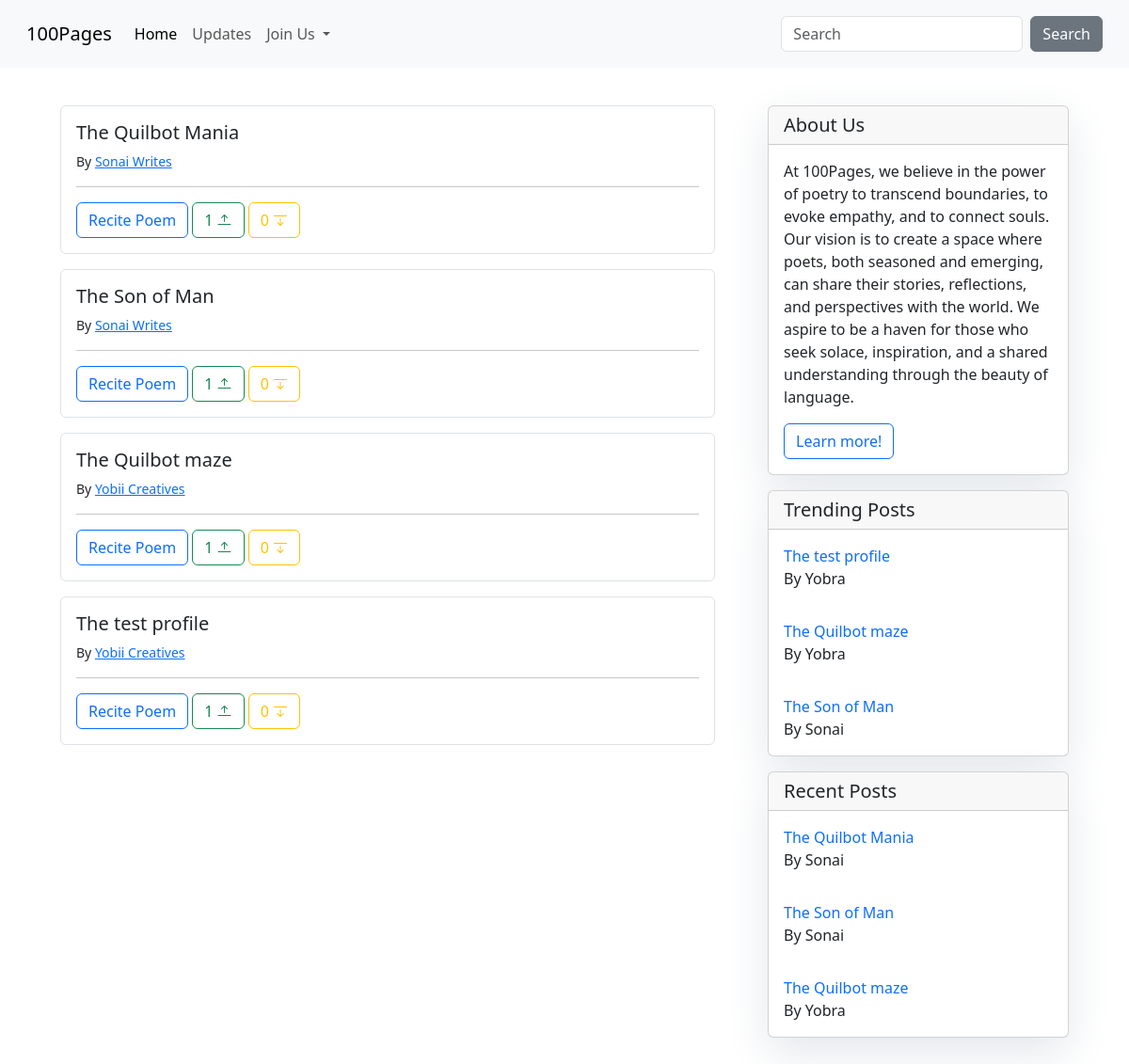
Page /blog/posts/ on the committed database.
### blog/models.py (models this page shows, shortened)
class Posts(models.Model):
    title = models.CharField(max_length=100)
    subtitle = models.CharField(max_length=100)
    author = models.ForeignKey(User, on_delete=models.CASCADE)
    avatar = models.ImageField(default='default.jpeg', upload_to='profile_pics/')
    post = models.TextField()
    created_on = models.DateTimeField(auto_now=True)
    updated_on = models.DateTimeField(auto_now=True)
    upvotes = models.IntegerField(default=0)
    downvotes = models.IntegerField(default=0)
    class Meta:
        ordering = ['-created_on']

### users/models.py (models this page shows, shortened)
class Profile(models.Model):
    user = models.OneToOneField(User, on_delete=models.CASCADE)
    dp = models.ImageField(default='default.jpeg', upload_to='profile_pics')
    stage_name = models.CharField(max_length=100)
    bio = models.TextField(max_length=500, blank=True)
    interests = models.CharField(max_length=100, blank=True)
    followers = models.ManyToManyField(User, related_name='followers', blank=True)

### blog/views.py (the view)
# urls.py: path('posts/', views.post_list, name="posts"),
def post_list(request):
    posts = Posts.objects.all().order_by('-upvotes', 'downvotes')
    latest_post = Posts.objects.order_by('-created_on')[0:3]
    trending_post = Posts.objects.order_by('-upvotes', 'downvotes')[0:3]
    context = {
        'posts': posts,
        'latest_post': latest_post,
        'trending_post': trending_post
    }
    return render(request, 'blog/posts.html', context)

### templates/blog/posts.html (shortened to what this page needs)
{% extends '../index.html'%}
{% load static %}
{% block content %}
{% if posts %}
<div class="row p-md-5 mt-5">
  <div class="col-md-8">
    {% for post in posts %}
    <div class="card m-3 border shadow-none">
      <div class="card-body">
        <h5 class="card-title">{{post.title}} </h5>
        <p class="small fw-lighter">By <a
            href="{% url 'author_profile' user_id=post.author.id%}">{{post.author.profile.stage_name}}</a> </p>
        <hr>
        <a href="{% url 'post_detail' post.id%}" class="btn btn-outline-primary">Recite Poem</a>
        {% if user.is_authenticated %}
        <a href="{% url 'upvote_post' post.id%}" class="btn btn-outline-success">
          {{post.upvotes}} <i class="bi bi-arrow-bar-up"></i>
        </a>
        <a href="{% url 'downvote_post' post.id%}" class="btn btn-outline-warning">
          {{post.downvotes}} <i class="bi bi-arrow-bar-down"></i>
        </a>
        {% else %}
        <a href="{% url 'login' %}" class="btn btn-outline-success">
          {{post.upvotes}} <i class="bi bi-arrow-bar-up"></i>
        </a>
        <a href="{% url 'login' %}" class="btn btn-outline-warning">
          {{post.downvotes}} <i class="bi bi-arrow-bar-down"></i>
        </a>
        {% endif %}
      </div>
    </div>
    {% endfor %}
  </div>
  {% block sidebar %} {% include './sidebar.html' %} {% endblock sidebar %}
  {% endif %}
  {% endblock %}

### templates/blog/sidebar.html (shortened to what this page needs)
{% block sidebar %}
<div class="col-md-4 float-right">
<div class="card m-3">
        <h5 class="card-header">About Us</h5>
    <div class="card-body">
        <p class="card-text"> At 100Pages, we believe in the power of poetry to transcend boundaries, to evoke empathy, and to connect souls. Our vision is to create a space where poets, both seasoned and emerging, can share their stories, reflections, and perspectives with the world. We aspire to be a haven for those who seek solace, inspiration, and a shared understanding through the beauty of language.</p>
        <a href="#"
           class="btn btn-outline-primary">Learn more!</a>
    </div>
</div>
<div class="card m-3">
    <h5 class="card-header">Trending Posts</h5>
    {% for post in latest_post %}
    <div class="card-body">
        <a class="card-text fw-light text-decoration-none" href="{% url 'post_detail' post.id %}">{{post.title}}</a>
        <p class="card-text fw-light">By {{post.author}}</p>
    </div>
    {% endfor %}
</div>
<div class="card m-3">
    <h5 class="card-header">Recent Posts</h5>
    {% for post in trending_post %}
    <div class="card-body">
        <a class="card-text fw-light text-decoration-none" href="{% url 'post_detail' post.id %}">{{post.title}}</a>
        <p class="card-text fw-light">By {{post.author}}</p>
    </div>
    {% endfor %}
</div>
</div>
</div>
{% endblock sidebar %}

### static/css/index.css (style rules this page uses)
* { margin: 0; padding: 0; }

### templates/blog/sidebar.html (style rules this page uses)
.card { box-shadow: 0 16px 48px #E3E7EB; }

### rows in the picture
Posts: title "The Quilbot Mania", author.profile.stage_name "Sonai Writes", upvotes "1", downvotes "0", author "Sonai"
Posts: title "The Son of Man", author.profile.stage_name "Sonai Writes", upvotes "1", downvotes "0", author "Sonai"
Posts: title "The Quilbot maze", author.profile.stage_name "Yobii Creatives", upvotes "1", downvotes "0", author "Yobra"
Posts: title "The test profile", author.profile.stage_name "Yobii Creatives", upvotes "1", downvotes "0", author "Yobra"
